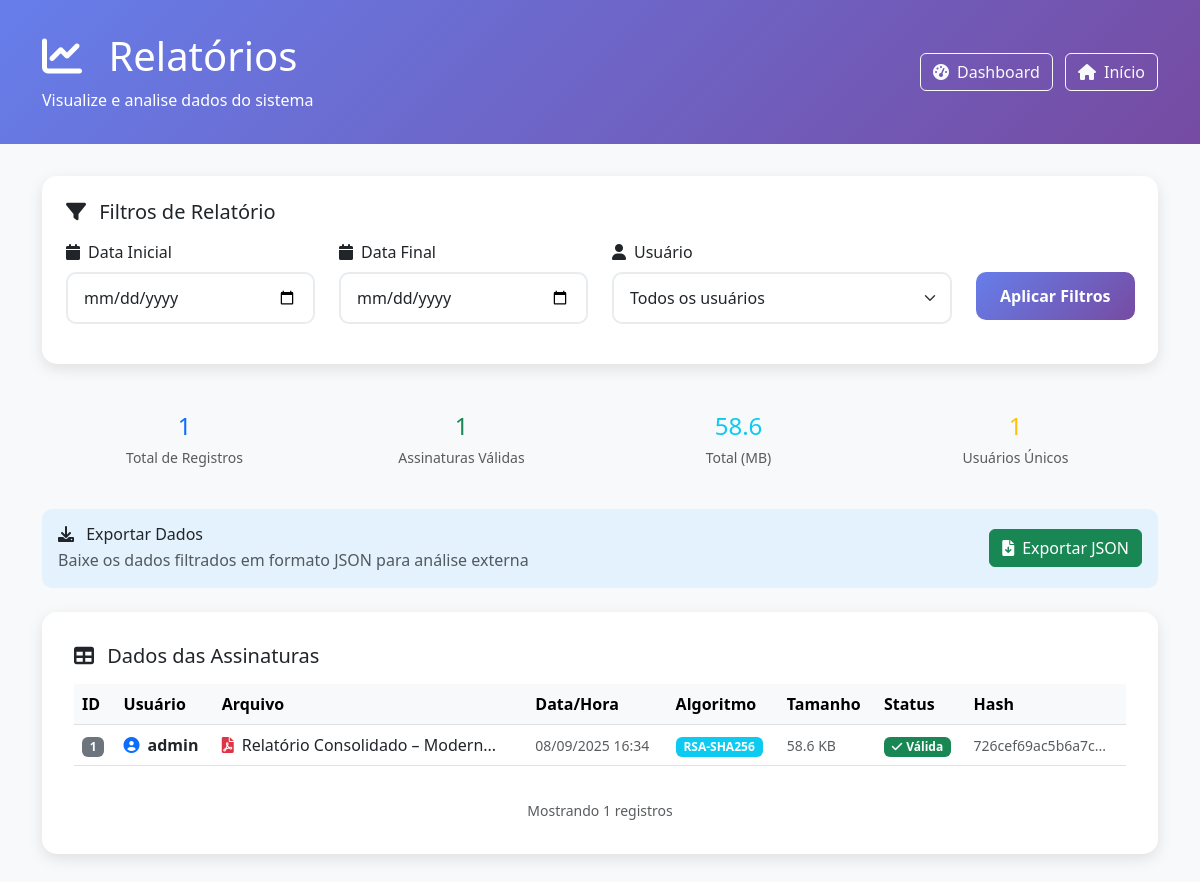
The page /admin/reports (signed in) on the database its author committed.
### models.py (models this page shows, shortened)
class Signature(db.Model):
    __tablename__ = 'signatures'
    id = db.Column(db.Integer, primary_key=True)
    user_id = db.Column(db.Integer, db.ForeignKey('users.id'), nullable=False)
    file_id = db.Column(db.String(255), nullable=False)
    original_filename = db.Column(db.String(255), nullable=False)
    signature_hash = db.Column(db.String(255), nullable=False)
    signature_algorithm = db.Column(db.String(50), nullable=False)
    timestamp = db.Column(db.DateTime, default=datetime.now)
    file_size = db.Column(db.Integer)
    signature_valid = db.Column(db.Boolean, default=True)
    signed_pdf = db.Column(db.LargeBinary)
    client_name = db.Column(db.String(255))
    client_cpf = db.Column(db.String(14))
    client_email = db.Column(db.String(255))
    client_phone = db.Column(db.String(20))
    client_birth_date = db.Column(db.Date)
    client_address = db.Column(db.Text)
    ip_address = db.Column(db.String(45))
    mac_address = db.Column(db.String(17))  # Formato XX:XX:XX:XX:XX:XX
    user_agent = db.Column(db.Text)
    browser_name = db.Column(db.String(50))
    browser_version = db.Column(db.String(20))
    operating_system = db.Column(db.String(100))
    device_type = db.Column(db.String(20))  # Desktop, Mobile, Tablet
    screen_resolution = db.Column(db.String(20))
    timezone = db.Column(db.String(50))
    location_country = db.Column(db.String(100))
    location_city = db.Column(db.String(100))
    location_latitude = db.Column(db.Float)
    location_longitude = db.Column(db.Float)
    signature_method = db.Column(db.String(20), default='drawing')  # drawing, upload, etc.
    signature_duration = db.Column(db.Integer)  # Tempo gasto na assinatura em segundos
    verification_status = db.Column(db.String(20), default='verified')
    verification_notes = db.Column(db.Text)
    status = db.Column(db.String(20), default='pending')  # pending, completed, cancelled
    created_at = db.Column(db.DateTime, default=datetime.now)
    updated_at = db.Column(db.DateTime, default=datetime.now, onupdate=datetime.now)

class User(UserMixin, db.Model):
    __tablename__ = 'users'
    id = db.Column(db.Integer, primary_key=True)
    username = db.Column(db.String(80), unique=True, nullable=False)
    email = db.Column(db.String(120), unique=True, nullable=False)
    password_hash = db.Column(db.String(255), nullable=False)
    full_name = db.Column(db.String(120), nullable=False)
    role = db.Column(db.String(20), default='user')  # 'user' ou 'admin'
    is_active = db.Column(db.Boolean, default=True)
    created_at = db.Column(db.DateTime, default=datetime.now)
    last_login = db.Column(db.DateTime)
    must_change_password = db.Column(db.Boolean, default=False)
    signatures = db.relationship('Signature', backref='user', lazy=True)
    def is_admin(self):
        return self.role == 'admin'

### app.py (the view, shortened to what this page needs)
    @app.route('/admin/reports')
    @admin_required
    def admin_reports():
        form = ReportFilterForm()
        form.user_id.choices = [(0, 'Todos os usuários')] + [(u.id, u.username) for u in User.query.all()]
        signatures = Signature.query.order_by(Signature.timestamp.desc()).limit(100)
        signatures_list = signatures.all()
        return render_template('admin/reports.html', form=form, signatures=signatures_list)

### auth.py (called while the page is built)
def admin_required(f):
    @wraps(f)
    def decorated_function(*args, **kwargs):
        if not current_user.is_authenticated:
            return redirect(url_for('login'))
        if not current_user.is_admin():
            flash('Acesso negado. Privilégios de administrador necessários.', 'error')
            return redirect(url_for('index'))
        return f(*args, **kwargs)
    return decorated_function

### templates/admin/reports.html (shortened to what this page needs)
<!DOCTYPE html>
<html lang="pt-BR">
<head>
    <link href="https://cdn.jsdelivr.net/npm/bootstrap@5.3.0/dist/css/bootstrap.min.css" rel="stylesheet">
    <link href="https://cdnjs.cloudflare.com/ajax/libs/font-awesome/6.0.0/css/all.min.css" rel="stylesheet">
</head>
<body>
    <div class="admin-header">
        <div class="container">
            <div class="row align-items-center">
                <div class="col-md-8">
                    <h1 class="mb-2">
                        <i class="fas fa-chart-line me-3"></i>
                        Relatórios
                    </h1>
                    <p class="mb-0">Visualize e analise dados do sistema</p>
                </div>
                <div class="col-md-4 text-end">
                    <a href="{{ url_for('admin_dashboard') }}" class="btn btn-outline-light me-2">
                        <i class="fas fa-tachometer-alt me-2"></i>Dashboard
                    </a>
                    <a href="{{ url_for('index') }}" class="btn btn-outline-light">
                        <i class="fas fa-home me-2"></i>Início
                    </a>
                </div>
            </div>
        </div>
    </div>
    <div class="container">
        <div class="filters-card">
            <h5 class="mb-3">
                <i class="fas fa-filter me-2"></i>
                Filtros de Relatório
            </h5>
            <form method="POST" action="{{ url_for('admin_reports') }}">
                <div class="row">
                    <div class="col-md-3 mb-3">
                        <label for="{{ form.date_from.id }}" class="form-label">
                            <i class="fas fa-calendar me-2"></i>Data Inicial
                        </label>
                        {{ form.date_from(class="form-control", type="date") }}
                    </div>
                    <div class="col-md-3 mb-3">
                        <label for="{{ form.date_to.id }}" class="form-label">
                            <i class="fas fa-calendar me-2"></i>Data Final
                        </label>
                        {{ form.date_to(class="form-control", type="date") }}
                    </div>
                    <div class="col-md-4 mb-3">
                        <label for="{{ form.user_id.id }}" class="form-label">
                            <i class="fas fa-user me-2"></i>Usuário
                        </label>
                        {{ form.user_id(class="form-select") }}
                    </div>
                    <div class="col-md-2 mb-3">
                        <label class="form-label">&nbsp;</label>
                        <div class="d-grid">
                            {{ form.submit(class="btn btn-primary btn-filter") }}
                        </div>
                    </div>
                </div>
            </form>
        </div>
        <div class="stats-summary">
            <div class="row text-center">
                <div class="col-md-3">
                    <h4 class="text-primary mb-1">{{ signatures|length }}</h4>
                    <small class="text-muted">Total de Registros</small>
                </div>
                <div class="col-md-3">
                    <h4 class="text-success mb-1">
                        {{ signatures|selectattr('signature_valid', 'equalto', true)|list|length }}
                    </h4>
                    <small class="text-muted">Assinaturas Válidas</small>
                </div>
                <div class="col-md-3">
                    <h4 class="text-info mb-1">
                        {% if signatures %}
                            {{ (signatures|map(attribute='file_size')|sum / 1024)|round(1) }}
                        {% else %}
                            0
                        {% endif %}
                    </h4>
                    <small class="text-muted">Total (MB)</small>
                </div>
                <div class="col-md-3">
                    <h4 class="text-warning mb-1">
                        {% if signatures %}
                            {{ signatures|map(attribute='user_id')|unique|list|length }}
                        {% else %}
                            0
                        {% endif %}
                    </h4>
                    <small class="text-muted">Usuários Únicos</small>
                </div>
            </div>
        </div>
        <div class="export-section">
            <div class="row align-items-center">
                <div class="col-md-8">
                    <h6 class="mb-1">
                        <i class="fas fa-download me-2"></i>
                        Exportar Dados
                    </h6>
                    <p class="mb-0 text-muted">
                        Baixe os dados filtrados em formato JSON para análise externa
                    </p>
                </div>
                <div class="col-md-4 text-end">
                    <a href="{{ url_for('admin_export_reports') }}" class="btn btn-success">
                        <i class="fas fa-file-download me-2"></i>Exportar JSON
                    </a>
                </div>
            </div>
        </div>
        <div class="reports-card">
            <h5 class="mb-3">
                <i class="fas fa-table me-2"></i>
                Dados das Assinaturas
            </h5>
            {% if signatures %}
                <div class="table-responsive">
                    <table class="table table-hover">
                        <thead class="table-light">
                            <tr>
                                <th>ID</th>
                                <th>Usuário</th>
                                <th>Arquivo</th>
                                <th>Data/Hora</th>
                                <th>Algoritmo</th>
                                <th>Tamanho</th>
                                <th>Status</th>
                                <th>Hash</th>
                            </tr>
                        </thead>
                        <tbody>
                            {% for signature in signatures %}
                            <tr>
                                <td>
                                    <span class="badge bg-secondary">{{ signature.id }}</span>
                                </td>
                                <td>
                                    <div class="d-flex align-items-center">
                                        <i class="fas fa-user-circle me-2 text-primary"></i>
                                        <strong>{{ signature.user.username if signature.user else 'N/A' }}</strong>
                                    </div>
                                </td>
                                <td>
                                    <div class="d-flex align-items-center">
                                        <i class="fas fa-file-pdf me-2 text-danger"></i>
                                        <span title="{{ signature.original_filename }}">
                                            {{ signature.original_filename[:30] }}{% if signature.original_filename|length > 30 %}...{% endif %}
                                        </span>
                                    </div>
                                </td>
                                <td>
                                    <small class="text-muted">
                                        {{ signature.timestamp.strftime('%d/%m/%Y %H:%M') }}
                                    </small>
                                </td>
                                <td>
                                    <span class="badge bg-info">{{ signature.signature_algorithm }}</span>
                                </td>
                                <td>
                                    <small class="text-muted">
                                        {{ (signature.file_size / 1024)|round(1) }} KB
                                    </small>
                                </td>
                                <td>
                                    {% if signature.signature_valid %}
                                        <span class="badge bg-success">
                                            <i class="fas fa-check me-1"></i>Válida
                                        </span>
                                    {% else %}
                                        <span class="badge bg-danger">
                                            <i class="fas fa-times me-1"></i>Inválida
                                        </span>
                                    {% endif %}
                                </td>
                                <td>
                                    <small class="text-muted" title="{{ signature.signature_hash }}">
                                        {{ signature.signature_hash[:16] }}...
                                    </small>
                                </td>
                            </tr>
                            {% endfor %}
                        </tbody>
                    </table>
                </div>
                <div class="text-center mt-3">
                    <small class="text-muted">
                        Mostrando {{ signatures|length }} registros
                    </small>
                </div>
            {% endif %}
        </div>
    </div>
</body>
</html>

### templates/admin/reports.html (style rules this page uses)
body { background-color: #f8f9fa; }
.admin-header { background: linear-gradient(135deg, #667eea 0%, #764ba2 100%); color: white; padding: 2rem 0; margin-bottom: 2rem; }
.reports-card { background: white; border-radius: 15px; box-shadow: 0 5px 15px rgba(0, 0, 0, 0.1); padding: 2rem; margin-bottom: 2rem; }
.filters-card { background: white; border-radius: 15px; box-shadow: 0 5px 15px rgba(0, 0, 0, 0.1); padding: 1.5rem; margin-bottom: 2rem; }
.form-control, .form-select { border-radius: 10px; border: 2px solid #e9ecef; padding: 0.75rem 1rem; transition: all 0.3s ease; }
.btn-filter { background: linear-gradient(135deg, #667eea 0%, #764ba2 100%); border: none; border-radius: 10px; padding: 0.75rem 1.5rem; font-weight: 600; transition: all 0.3s ease; }
.stats-summary { background: #f8f9fa; border-radius: 10px; padding: 1rem; margin-bottom: 1.5rem; }
.export-section { background: #e3f2fd; border-radius: 10px; padding: 1rem; margin-bottom: 1.5rem; }

### rows shown on the page
Signature: id "1", user "admin", original_filename "Relatório Consolidado – Modern", timestamp "08/09/2025 16:34", signature_algorithm "RSA-SHA256", (signature.file_size/1024)|round(1) "58.6", signature_valid True (drawn), signature_hash "726cef69ac5b6a7c"

### other values the page prints
{{ signatures|length }} "1"
{{ signatures|selectattr('signature_valid', 'equalto', true)|list|length }} "1"
{{ (signatures|map(attribute='file_size')|sum / 1024)|round(1) }} "58.6"
{{ signatures|map(attribute='user_id')|unique|list|length }} "1"
